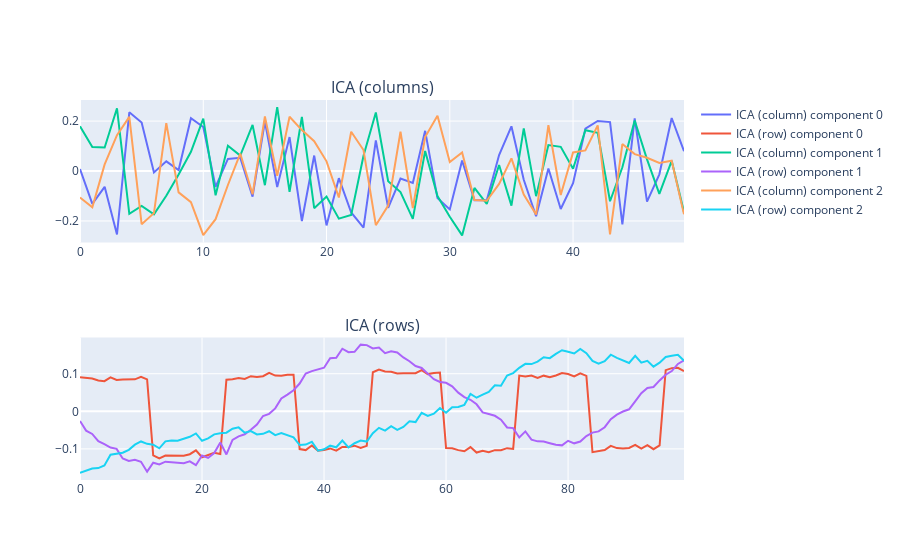

This figure's notebook cell:
### Markdown cell above
The plotted columns now look random. As the signal is along the rows. Let us try to apply ICA the same way as we did above. Now, we should expect that the ICA should not find the sources as they are not present in the columns.

### 3.1 Apply ICA on the columns

### Code cell
from sklearn.decomposition import FastICA

n_components = n_sources

ica = FastICA(n_components)
components = ica.fit_transform(A)
componentsT = ica.fit_transform(A.T)

figure = make_subplots(2, 1, subplot_titles=['ICA (columns)','ICA (rows)'])
for i in range(n_components):
    figure.add_trace(
        go.Scatter(
            x=np.arange(n_samples),
            y=components[:, i],
            mode='lines',
            name=f'ICA (column) component {i}'
        ),
        row=1,
        col=1
    )
    figure.add_trace(
        go.Scatter(
            x=np.arange(n_samples),
            y=componentsT[:, i],
            mode='lines',
            name=f'ICA (row) component {i}'
        ),
        row=2,
        col=1
    )

iplot(figure)
